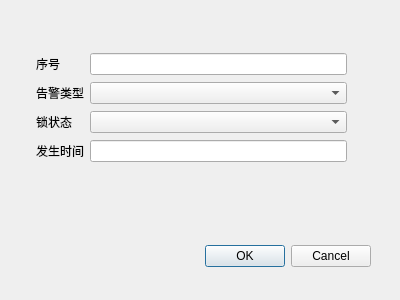
<?xml version="1.0" encoding="UTF-8"?>
<ui version="4.0">
 <class>Dialog</class>
 <widget class="QDialog" name="Dialog">
  <property name="geometry">
   <rect>
    <x>0</x>
    <y>0</y>
    <width>400</width>
    <height>300</height>
   </rect>
  </property>
  <property name="windowTitle">
   <string>Dialog</string>
  </property>
  <widget class="QDialogButtonBox" name="buttonBox">
   <property name="geometry">
    <rect>
     <x>30</x>
     <y>240</y>
     <width>341</width>
     <height>32</height>
    </rect>
   </property>
   <property name="orientation">
    <enum>Qt::Horizontal</enum>
   </property>
   <property name="standardButtons">
    <set>QDialogButtonBox::Cancel|QDialogButtonBox::Ok</set>
   </property>
  </widget>
  <widget class="QWidget" name="layoutWidget">
   <property name="geometry">
    <rect>
     <x>36</x>
     <y>52</y>
     <width>311</width>
     <height>111</height>
    </rect>
   </property>
   <layout class="QGridLayout" name="gridLayout">
    <item row="0" column="0">
     <widget class="QLabel" name="label_5">
      <property name="text">
       <string>序号</string>
      </property>
     </widget>
    </item>
    <item row="0" column="1">
     <widget class="QLineEdit" name="SequencelineEdit"/>
    </item>
    <item row="1" column="0">
     <widget class="QLabel" name="label">
      <property name="text">
       <string>告警类型</string>
      </property>
     </widget>
    </item>
    <item row="1" column="1">
     <widget class="QComboBox" name="TypeComboBox"/>
    </item>
    <item row="2" column="0">
     <widget class="QLabel" name="label_2">
      <property name="text">
       <string>锁状态</string>
      </property>
     </widget>
    </item>
    <item row="2" column="1">
     <widget class="QComboBox" name="StatusComboBox"/>
    </item>
    <item row="3" column="0">
     <widget class="QLabel" name="label_3">
      <property name="text">
       <string>发生时间</string>
      </property>
     </widget>
    </item>
    <item row="3" column="1">
     <widget class="QLineEdit" name="OccurredTimelineEdit"/>
    </item>
   </layout>
  </widget>
 </widget>
 <resources/>
 <connections>
  <connection>
   <sender>buttonBox</sender>
   <signal>accepted()</signal>
   <receiver>Dialog</receiver>
   <slot>accept()</slot>
   <hints>
    <hint type="sourcelabel">
     <x>248</x>
     <y>254</y>
    </hint>
    <hint type="destinationlabel">
     <x>157</x>
     <y>274</y>
    </hint>
   </hints>
  </connection>
  <connection>
   <sender>buttonBox</sender>
   <signal>rejected()</signal>
   <receiver>Dialog</receiver>
   <slot>reject()</slot>
   <hints>
    <hint type="sourcelabel">
     <x>316</x>
     <y>260</y>
    </hint>
    <hint type="destinationlabel">
     <x>286</x>
     <y>274</y>
    </hint>
   </hints>
  </connection>
 </connections>
</ui>
